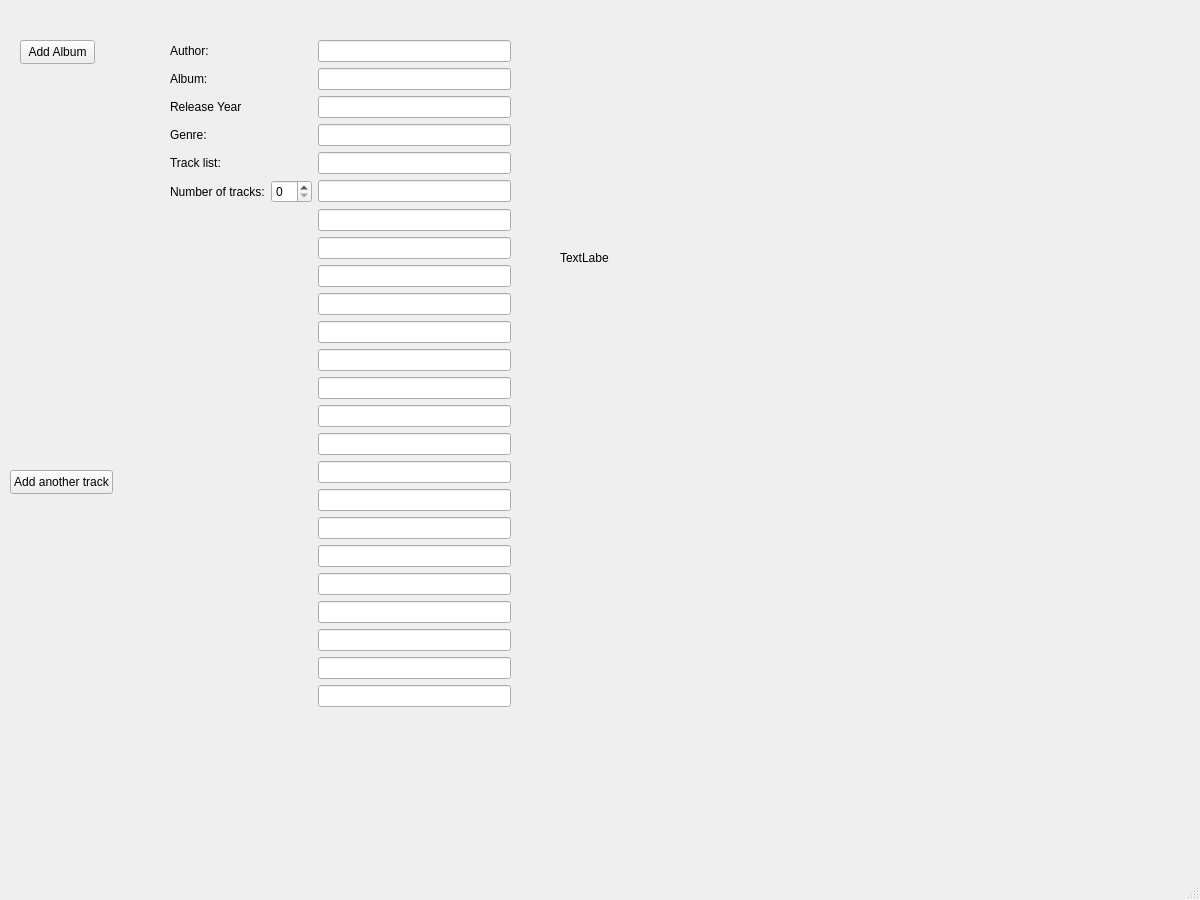
<?xml version="1.0" encoding="UTF-8"?>
<ui version="4.0">
 <class>MainWindow</class>
 <widget class="QMainWindow" name="MainWindow">
  <property name="geometry">
   <rect>
    <x>0</x>
    <y>0</y>
    <width>1200</width>
    <height>900</height>
   </rect>
  </property>
  <property name="minimumSize">
   <size>
    <width>1200</width>
    <height>900</height>
   </size>
  </property>
  <property name="windowTitle">
   <string>MainWindow</string>
  </property>
  <widget class="QWidget" name="centralwidget">
   <widget class="QPushButton" name="addAlbumButton">
    <property name="geometry">
     <rect>
      <x>20</x>
      <y>40</y>
      <width>75</width>
      <height>24</height>
     </rect>
    </property>
    <property name="text">
     <string>Add Album</string>
    </property>
   </widget>
   <widget class="QWidget" name="formLayoutWidget">
    <property name="geometry">
     <rect>
      <x>170</x>
      <y>40</y>
      <width>341</width>
      <height>781</height>
     </rect>
    </property>
    <layout class="QFormLayout" name="formLayout">
     <item row="0" column="0">
      <widget class="QLabel" name="authorLabel">
       <property name="text">
        <string>Author:</string>
       </property>
      </widget>
     </item>
     <item row="0" column="1">
      <widget class="QLineEdit" name="authorLineEdit"/>
     </item>
     <item row="1" column="0">
      <widget class="QLabel" name="albumLabel">
       <property name="text">
        <string>Album:</string>
       </property>
      </widget>
     </item>
     <item row="1" column="1">
      <widget class="QLineEdit" name="albumLineEdit"/>
     </item>
     <item row="2" column="0">
      <widget class="QLabel" name="releaseYearLabel">
       <property name="text">
        <string>Release Year</string>
       </property>
      </widget>
     </item>
     <item row="2" column="1">
      <widget class="QLineEdit" name="releaseYearLineEdit"/>
     </item>
     <item row="3" column="0">
      <widget class="QLabel" name="genreLabel">
       <property name="text">
        <string>Genre:</string>
       </property>
      </widget>
     </item>
     <item row="3" column="1">
      <widget class="QLineEdit" name="genreLineEdit"/>
     </item>
     <item row="4" column="0">
      <widget class="QLabel" name="trackListLabel">
       <property name="text">
        <string>Track list:</string>
       </property>
      </widget>
     </item>
     <item row="4" column="1">
      <widget class="QLineEdit" name="trackListLineEdit_1"/>
     </item>
     <item row="5" column="0">
      <layout class="QFormLayout" name="formLayout_3">
       <item row="0" column="0">
        <widget class="QLabel" name="numberOfTracksLabel">
         <property name="text">
          <string>Number of tracks:</string>
         </property>
        </widget>
       </item>
       <item row="0" column="1">
        <widget class="QSpinBox" name="numberOfTracksSpinBox">
         <property name="toolTip">
          <string>&lt;html&gt;&lt;head/&gt;&lt;body&gt;&lt;p&gt;&lt;br/&gt;&lt;/p&gt;&lt;/body&gt;&lt;/html&gt;</string>
         </property>
        </widget>
       </item>
      </layout>
     </item>
     <item row="5" column="1">
      <widget class="QLineEdit" name="trackListLineEdit_2"/>
     </item>
     <item row="6" column="1">
      <widget class="QLineEdit" name="trackListLineEdit_3"/>
     </item>
     <item row="7" column="1">
      <widget class="QLineEdit" name="trackListLineEdit_4"/>
     </item>
     <item row="8" column="1">
      <widget class="QLineEdit" name="trackListLineEdit_5"/>
     </item>
     <item row="9" column="1">
      <widget class="QLineEdit" name="trackListLineEdit_6"/>
     </item>
     <item row="10" column="1">
      <widget class="QLineEdit" name="trackListLineEdit_7"/>
     </item>
     <item row="11" column="1">
      <widget class="QLineEdit" name="trackListLineEdit_8"/>
     </item>
     <item row="12" column="1">
      <widget class="QLineEdit" name="trackListLineEdit_9"/>
     </item>
     <item row="13" column="1">
      <widget class="QLineEdit" name="trackListLineEdit_10"/>
     </item>
     <item row="14" column="1">
      <widget class="QLineEdit" name="trackListLineEdit_11"/>
     </item>
     <item row="15" column="1">
      <widget class="QLineEdit" name="trackListLineEdit_12"/>
     </item>
     <item row="16" column="1">
      <widget class="QLineEdit" name="trackListLineEdit_13"/>
     </item>
     <item row="17" column="1">
      <widget class="QLineEdit" name="trackListLineEdit_14"/>
     </item>
     <item row="18" column="1">
      <widget class="QLineEdit" name="trackListLineEdit_15"/>
     </item>
     <item row="19" column="1">
      <widget class="QLineEdit" name="trackListLineEdit_16"/>
     </item>
     <item row="20" column="1">
      <widget class="QLineEdit" name="trackListLineEdit_17"/>
     </item>
     <item row="21" column="1">
      <widget class="QLineEdit" name="trackListLineEdit_18"/>
     </item>
     <item row="22" column="1">
      <widget class="QLineEdit" name="trackListLineEdit_19"/>
     </item>
     <item row="23" column="1">
      <widget class="QLineEdit" name="trackListLineEdit_20"/>
     </item>
    </layout>
   </widget>
   <widget class="QPushButton" name="addAnotherTrackButton">
    <property name="geometry">
     <rect>
      <x>10</x>
      <y>470</y>
      <width>103</width>
      <height>24</height>
     </rect>
    </property>
    <property name="text">
     <string>Add another track</string>
    </property>
   </widget>
   <widget class="QLabel" name="label">
    <property name="geometry">
     <rect>
      <x>560</x>
      <y>250</y>
      <width>49</width>
      <height>16</height>
     </rect>
    </property>
    <property name="text">
     <string>TextLabel</string>
    </property>
   </widget>
  </widget>
  <widget class="QMenuBar" name="menubar">
   <property name="geometry">
    <rect>
     <x>0</x>
     <y>0</y>
     <width>1200</width>
     <height>21</height>
    </rect>
   </property>
  </widget>
  <widget class="QStatusBar" name="statusbar"/>
 </widget>
 <resources/>
 <connections/>
</ui>
